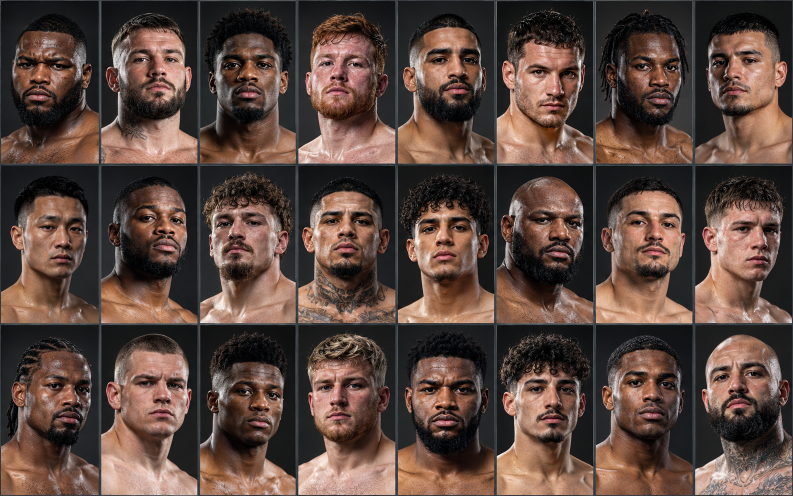
#> input picture asset-pipeline/portrait-source/pilot-sheet-1.png, 1586 x 992 px (shown at 1/2 size)
$ python -i portrait_ingest.py   (imports and definitions only)
#> lines starting #> are read from the running program, lines starting #| are printed output that depends on the picture
"""
Extract individual portraits from a supplied contact-sheet image (offline; no generation, no inpainting, no resampling beyond a plain crop).

  python3 -I scripts/assets/portrait_ingest.py extract asset-pipeline/portrait-source/pilot-sheet-1.png

Reads  <sheet>.grid.json  {"cols":[[x0,x1],...], "rows":[[y0,y1],...], "inset":2}   (the tile areas BETWEEN the divider lines, inclusive)
Writes tiles/<sheet>_rRcC.png  (native-resolution tile, divider-free) and crops/<sheet>_rRcC.png (exact 4:5 window, still native resolution)
       <sheet>.tiles.json       per-tile box, crop box and automatic flags (information for the reviewer; nothing is approved here)
`detect` proposes a grid from the divider lines so a new sheet can be set up (check it against the contact sheet before trusting it).
"""
import hashlib, json, os, sys
import numpy as np
from PIL import Image

# [19 lines left out: functions bands, detect, head_top, not called in this run]

def ahash(img):
    a = np.array(img.convert('L').resize((16, 20), Image.BILINEAR)).astype(float)
    return (a > a.mean()).flatten()

# [33 lines left out: function extract, not called in this run]

def single(path, out_crop, y_frac=None):
    """One individually supplied image -> an exact 4:5 window at NATIVE resolution (a crop only: nothing is scaled up or padded).
    Taller than 4:5 (e.g. 2:3): full width, the window follows the top of the head (or the sidecar's y fraction). Wider than 4:5: full height,
    horizontally centred (flagged, because the sides are lost)."""
#> called with out_crop = 'out.png'
    im = Image.open(path).convert('RGB'); W, H = im.size; flags = []
#> in single, im is the input picture: PIL image 1586x992 RGB; mean R, G, B 91.4, 71, 62.8
#> after `W, H = im.size`: W = 1586; H = 992
    if W / H > 0.8 + 1e-6:
        cw = int(round(H * 0.8)); x = (W - cw) // 2; box = (x, 0, x + cw, H)
#> after `cw = int(round(H * 0.8))`: cw = 794
#> after `x = (W - cw) // 2`: x = 396
#> after `box = (x, 0, x + cw, H)`: box = (396, 0, 1190, 992)
        flags.append('cropped_sides' if W / H > 0.95 else 'minor_side_crop')
    else:
        ch = int(round(W * 1.25)); ch = min(ch, H)
        if y_frac is not None: y = int(round(y_frac * H))
        else:
            scale = 200.0 / W; small = np.array(im.convert('L').resize((200, max(1, int(H * scale))), Image.BILINEAR)).astype(float)
            y = int(round(max(0, head_top(small) - 8) / scale))
        y = max(0, min(H - ch, y)); box = (0, y, W, y + ch)
    crop = im.crop(box); crop.save(out_crop)
#> after `crop = im.crop(box)`:
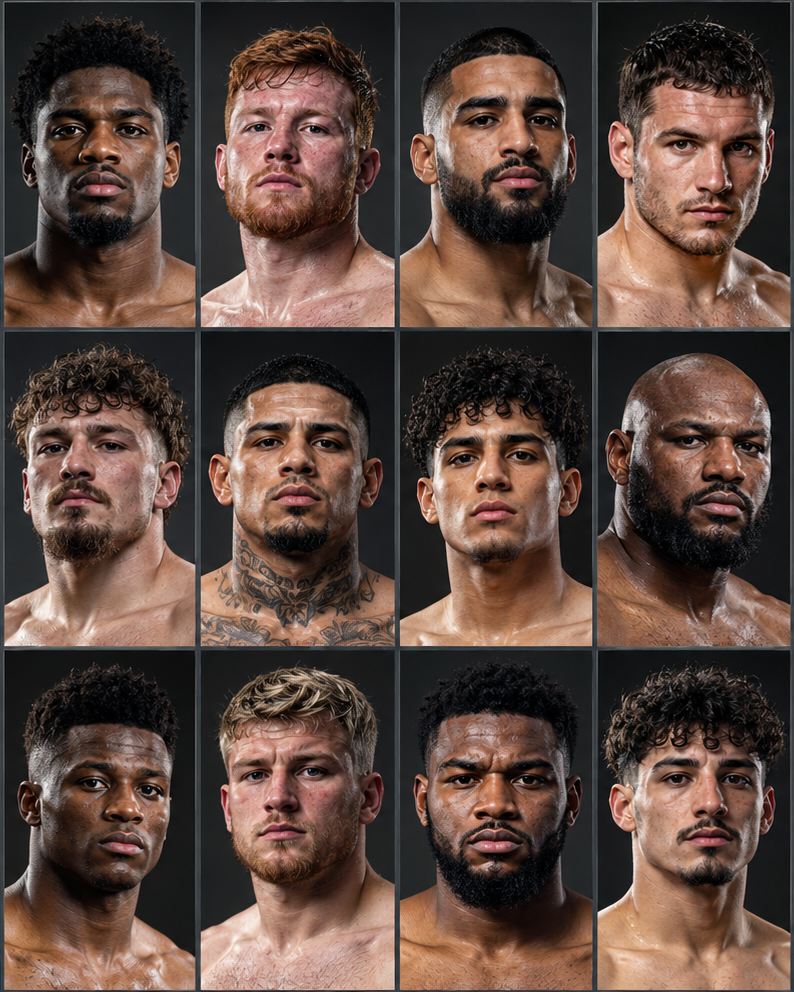
#> crop: PIL image 794x992 RGB; mean R, G, B 91.1, 70.8, 62.5
    cw_, ch_ = crop.size
#> cw_ = 794; ch_ = 992
    res = 'high' if cw_ >= 960 else 'medium' if cw_ >= 640 else 'low'
#> res = 'medium'
    print(json.dumps({'size': [W, H], 'crop_box': list(box), 'crop_size': [cw_, ch_], 'resolution': res, 'flags': flags}))
#| {"size": [1586, 992], "crop_box": [396, 0, 1190, 992], "crop_size": [794, 992], "resolution": "medium", "flags": ["cropped_sides"]}

# [6 lines not run here, left out]

>>> result = single('../../asset-pipeline/portrait-source/pilot-sheet-1.png', 'out.png')
